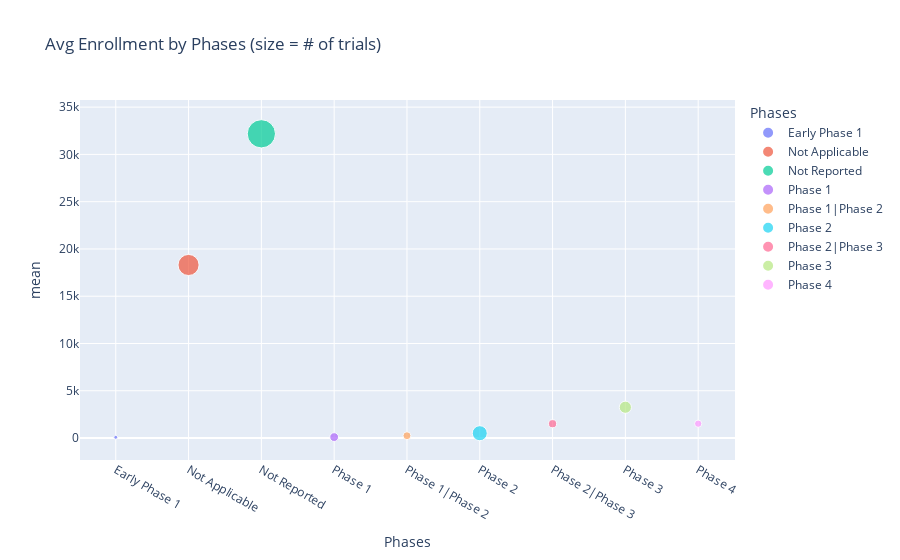

Notebook source saved alongside this figure:
### Code cell
# 3.  Enrollment vs Phases
if {"Phases","Enrollment"}.issubset(df.columns):
    bubble_data = df.groupby("Phases")["Enrollment"].agg(["mean","count"]).reset_index()
    fig = px.scatter(
        bubble_data,
        x="Phases",
        y="mean",
        size="count",
        color="Phases",
        hover_data=["count"],
        title="  Avg Enrollment by Phases (size = # of trials)"
    )
    fig.show()

### Figure 1 — Plotly figure (JSON) as saved in the notebook; plotly's stock layout.template omitted (floating-point values rounded to 4 significant figures)
{"data": [{"customdata": [[46]], "hovertemplate": "Phases=%{x}<br>mean=%{y}<br>count=%{customdata[0]}<extra></extra>", "legendgroup": "Early Phase 1", "marker": {"color": "#636efa", "size": [46], "sizemode": "area", "sizeref": 6.067, "symbol": "circle"}, "mode": "markers", "name": "Early Phase 1", "orientation": "v", "showlegend": true, "type": "scatter", "x": ["Early Phase 1"], "xaxis": "x", "y": [76.0], "yaxis": "y"}, {"customdata": [[1354]], "hovertemplate": "Phases=%{x}<br>mean=%{y}<br>count=%{customdata[0]}<extra></extra>", "legendgroup": "Not Applicable", "marker": {"color": "#EF553B", "size": [1354], "sizemode": "area", "sizeref": 6.067, "symbol": "circle"}, "mode": "markers", "name": "Not Applicable", "orientation": "v", "showlegend": true, "type": "scatter", "x": ["Not Applicable"], "xaxis": "x", "y": [18300.0], "yaxis": "y"}, {"customdata": [[2427]], "hovertemplate": "Phases=%{x}<br>mean=%{y}<br>count=%{customdata[0]}<extra></extra>", "legendgroup": "Not Reported", "marker": {"color": "#00cc96", "size": [2427], "sizemode": "area", "sizeref": 6.067, "symbol": "circle"}, "mode": "markers", "name": "Not Reported", "orientation": "v", "showlegend": true, "type": "scatter", "x": ["Not Reported"], "xaxis": "x", "y": [32180.0], "yaxis": "y"}, {"customdata": [[234]], "hovertemplate": "Phases=%{x}<br>mean=%{y}<br>count=%{customdata[0]}<extra></extra>", "legendgroup": "Phase 1", "marker": {"color": "#ab63fa", "size": [234], "sizemode": "area", "sizeref": 6.067, "symbol": "circle"}, "mode": "markers", "name": "Phase 1", "orientation": "v", "showlegend": true, "type": "scatter", "x": ["Phase 1"], "xaxis": "x", "y": [100.7], "yaxis": "y"}, {"customdata": [[192]], "hovertemplate": "Phases=%{x}<br>mean=%{y}<br>count=%{customdata[0]}<extra></extra>", "legendgroup": "Phase 1|Phase 2", "marker": {"color": "#FFA15A", "size": [192], "sizemode": "area", "sizeref": 6.067, "symbol": "circle"}, "mode": "markers", "name": "Phase 1|Phase 2", "orientation": "v", "showlegend": true, "type": "scatter", "x": ["Phase 1|Phase 2"], "xaxis": "x", "y": [243.7], "yaxis": "y"}, {"customdata": [[685]], "hovertemplate": "Phases=%{x}<br>mean=%{y}<br>count=%{customdata[0]}<extra></extra>", "legendgroup": "Phase 2", "marker": {"color": "#19d3f3", "size": [685], "sizemode": "area", "sizeref": 6.067, "symbol": "circle"}, "mode": "markers", "name": "Phase 2", "orientation": "v", "showlegend": true, "type": "scatter", "x": ["Phase 2"], "xaxis": "x", "y": [511.0], "yaxis": "y"}, {"customdata": [[200]], "hovertemplate": "Phases=%{x}<br>mean=%{y}<br>count=%{customdata[0]}<extra></extra>", "legendgroup": "Phase 2|Phase 3", "marker": {"color": "#FF6692", "size": [200], "sizemode": "area", "sizeref": 6.067, "symbol": "circle"}, "mode": "markers", "name": "Phase 2|Phase 3", "orientation": "v", "showlegend": true, "type": "scatter", "x": ["Phase 2|Phase 3"], "xaxis": "x", "y": [1516.0], "yaxis": "y"}, {"customdata": [[450]], "hovertemplate": "Phases=%{x}<br>mean=%{y}<br>count=%{customdata[0]}<extra></extra>", "legendgroup": "Phase 3", "marker": {"color": "#B6E880", "size": [450], "sizemode": "area", "sizeref": 6.067, "symbol": "circle"}, "mode": "markers", "name": "Phase 3", "orientation": "v", "showlegend": true, "type": "scatter", "x": ["Phase 3"], "xaxis": "x", "y": [3259.0], "yaxis": "y"}, {"customdata": [[161]], "hovertemplate": "Phases=%{x}<br>mean=%{y}<br>count=%{customdata[0]}<extra></extra>", "legendgroup": "Phase 4", "marker": {"color": "#FF97FF", "size": [161], "sizemode": "area", "sizeref": 6.067, "symbol": "circle"}, "mode": "markers", "name": "Phase 4", "orientation": "v", "showlegend": true, "type": "scatter", "x": ["Phase 4"], "xaxis": "x", "y": [1518.0], "yaxis": "y"}], "layout": {"legend": {"itemsizing": "constant", "title": {"text": "Phases"}, "tracegroupgap": 0}, "title": {"text": "  Avg Enrollment by Phases (size = # of trials)"}, "xaxis": {"anchor": "y", "categoryarray": ["Early Phase 1", "Not Applicable", "Not Reported", "Phase 1", "Phase 1|Phase 2", "Phase 2", "Phase 2|Phase 3", "Phase 3", "Phase 4"], "categoryorder": "array", "domain": [0, 1], "title": {"text": "Phases"}}, "yaxis": {"anchor": "x", "domain": [0, 1], "title": {"text": "mean"}}}}
